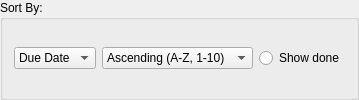
            <widget class="QGroupBox" name="sortBy">
             <property name="title">
              <string>Sort By:</string>
             </property>
             <layout class="QHBoxLayout" name="horizontalLayout_3">
              <item>
               <widget class="QComboBox" name="sortDue">
                <property name="cursor">
                 <cursorShape>OpenHandCursor</cursorShape>
                </property>
                <item>
                 <property name="text">
                  <string>Due Date</string>
                 </property>
                </item>
                <item>
                 <property name="text">
                  <string>Class</string>
                 </property>
                </item>
                <item>
                 <property name="text">
                  <string>Difficulty</string>
                 </property>
                </item>
               </widget>
              </item>
              <item>
               <widget class="QComboBox" name="sortAcend">
                <property name="cursor">
                 <cursorShape>OpenHandCursor</cursorShape>
                </property>
                <item>
                 <property name="text">
                  <string>Ascending (A-Z, 1-10)</string>
                 </property>
                </item>
                <item>
                 <property name="text">
                  <string>Decending (Z-A, 10-1)</string>
                 </property>
                </item>
               </widget>
              </item>
              <item>
               <widget class="QRadioButton" name="sortShowDone">
                <property name="maximumSize">
                 <size>
                  <width>100</width>
                  <height>16777215</height>
                 </size>
                </property>
                <property name="cursor">
                 <cursorShape>OpenHandCursor</cursorShape>
                </property>
                <property name="text">
                 <string>Show done</string>
                </property>
               </widget>
              </item>
             </layout>
            </widget>
